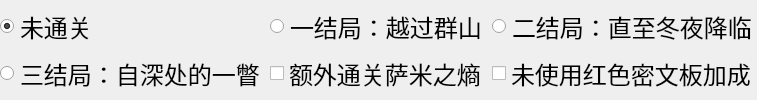
        <widget class="QWidget" name="widget_3" native="true">
         <property name="minimumSize">
          <size>
           <width>0</width>
           <height>0</height>
          </size>
         </property>
         <property name="font">
          <font>
           <family>Arial</family>
           <pointsize>18</pointsize>
          </font>
         </property>
         <layout class="QGridLayout" name="gridLayout_3">
          <property name="leftMargin">
           <number>0</number>
          </property>
          <property name="topMargin">
           <number>0</number>
          </property>
          <property name="rightMargin">
           <number>0</number>
          </property>
          <property name="bottomMargin">
           <number>0</number>
          </property>
          <property name="horizontalSpacing">
           <number>5</number>
          </property>
          <property name="verticalSpacing">
           <number>0</number>
          </property>
          <item row="0" column="0">
           <widget class="QRadioButton" name="end_0">
            <property name="minimumSize">
             <size>
              <width>0</width>
              <height>0</height>
             </size>
            </property>
            <property name="font">
             <font>
              <family>Arial</family>
              <pointsize>18</pointsize>
             </font>
            </property>
            <property name="text">
             <string>未通关</string>
            </property>
            <property name="checked">
             <bool>true</bool>
            </property>
           </widget>
          </item>
          <item row="0" column="1">
           <widget class="QRadioButton" name="end_1">
            <property name="minimumSize">
             <size>
              <width>0</width>
              <height>0</height>
             </size>
            </property>
            <property name="font">
             <font>
              <family>Arial</family>
              <pointsize>18</pointsize>
             </font>
            </property>
            <property name="cursor">
             <cursorShape>PointingHandCursor</cursorShape>
            </property>
            <property name="text">
             <string>一结局：越过群山</string>
            </property>
           </widget>
          </item>
          <item row="0" column="2">
           <widget class="QRadioButton" name="end_2">
            <property name="minimumSize">
             <size>
              <width>0</width>
              <height>0</height>
             </size>
            </property>
            <property name="font">
             <font>
              <family>Arial</family>
              <pointsize>18</pointsize>
             </font>
            </property>
            <property name="cursor">
             <cursorShape>PointingHandCursor</cursorShape>
            </property>
            <property name="text">
             <string>二结局：直至冬夜降临</string>
            </property>
           </widget>
          </item>
          <item row="1" column="0">
           <widget class="QRadioButton" name="end_3">
            <property name="minimumSize">
             <size>
              <width>0</width>
              <height>0</height>
             </size>
            </property>
            <property name="font">
             <font>
              <family>Arial</family>
              <pointsize>18</pointsize>
             </font>
            </property>
            <property name="cursor">
             <cursorShape>PointingHandCursor</cursorShape>
            </property>
            <property name="text">
             <string>三结局：自深处的一瞥</string>
            </property>
           </widget>
          </item>
          <item row="1" column="1">
           <widget class="QCheckBox" name="ex_2">
            <property name="minimumSize">
             <size>
              <width>0</width>
              <height>0</height>
             </size>
            </property>
            <property name="font">
             <font>
              <family>Arial</family>
              <pointsize>18</pointsize>
             </font>
            </property>
            <property name="text">
             <string>额外通关萨米之熵</string>
            </property>
           </widget>
          </item>
          <item row="1" column="2">
           <widget class="QCheckBox" name="ex_b">
            <property name="minimumSize">
             <size>
              <width>0</width>
              <height>0</height>
             </size>
            </property>
            <property name="font">
             <font>
              <family>Arial</family>
              <pointsize>18</pointsize>
             </font>
            </property>
            <property name="text">
             <string>未使用红色密文板加成</string>
            </property>
           </widget>
          </item>
         </layout>
        </widget>
